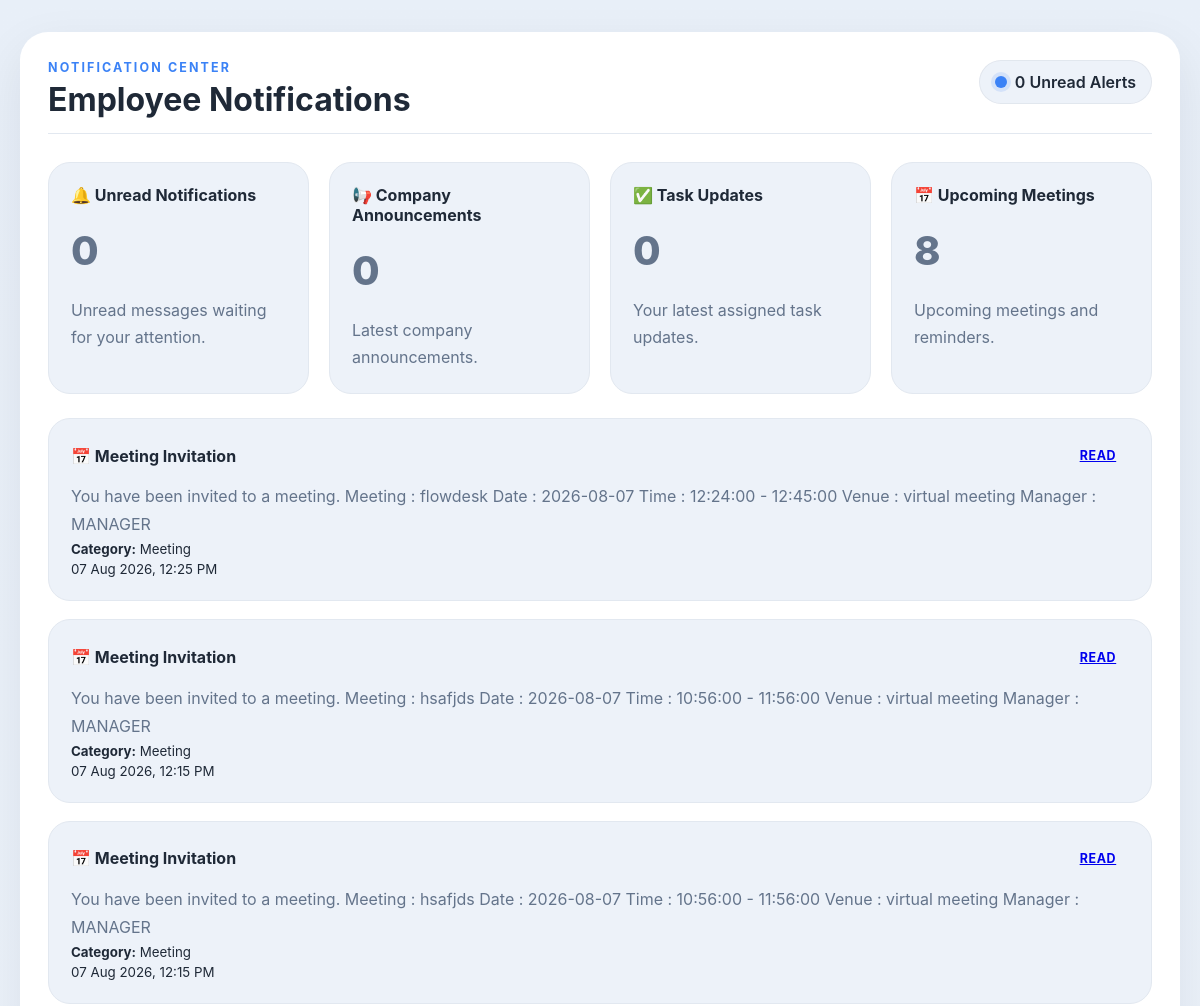
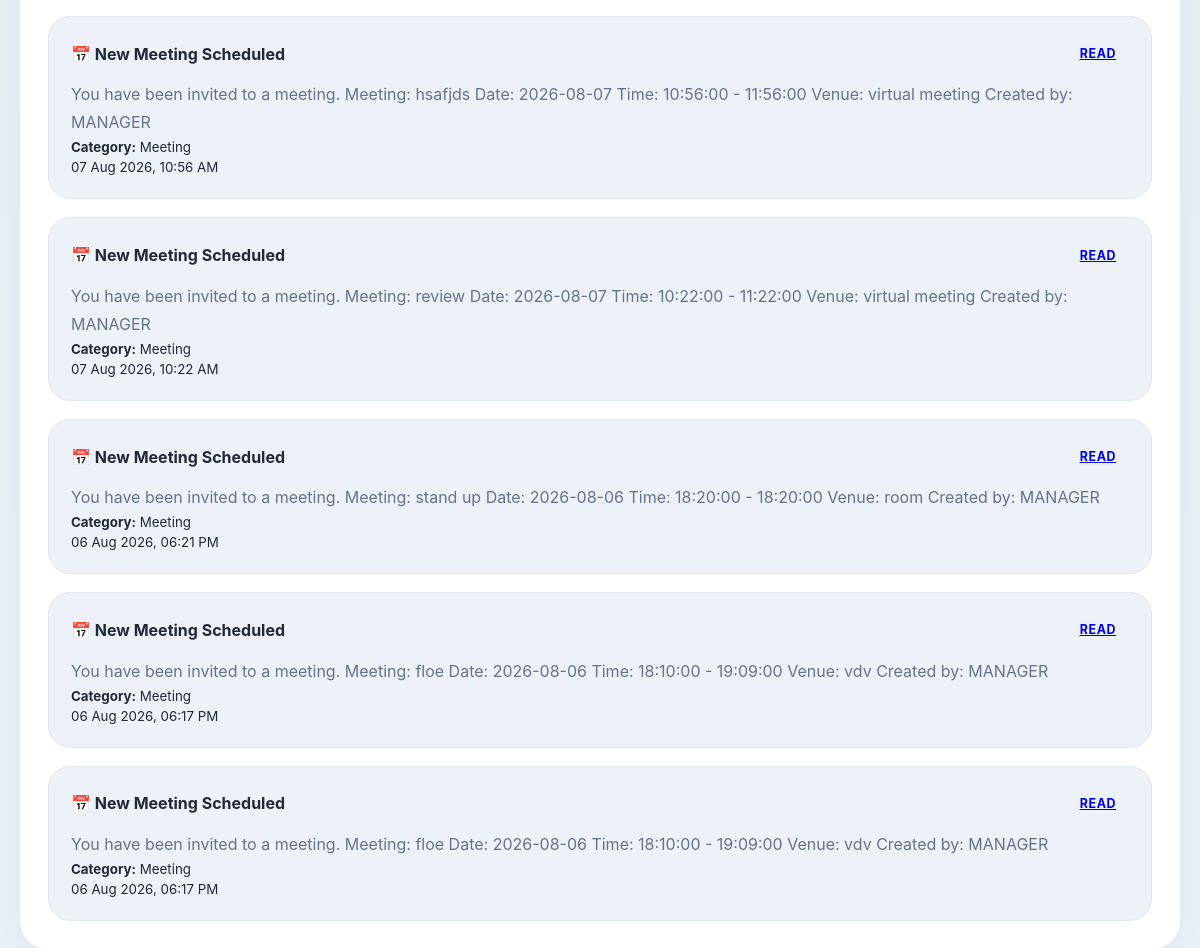
Screenshot of /notifications/ (signed in) with the database file from the repository (2 pictures, top to bottom).
### notifications/models.py (models this page shows, shortened)
class Notification(models.Model):
    NOTIFICATION_TYPES = [
        ("Announcement", "Announcement"),
        ("Task", "Task"),
        ("Meeting", "Meeting"),
        ("Alert", "Alert"),
        ("Leave", "Leave"),
        ("Birthday", "Birthday"),
    ]
    employee = models.ForeignKey(
        Employee,
        on_delete=models.CASCADE,
        related_name="notifications"
    )
    title = models.CharField(max_length=200)
    message = models.TextField()
    notification_type = models.CharField(
        max_length=30,
        choices=NOTIFICATION_TYPES
    )
    schedule = models.ForeignKey(
        Schedule,
        on_delete=models.SET_NULL,
        null=True,
        blank=True
    )
    group = models.ForeignKey(
        Group,
        on_delete=models.SET_NULL,
        null=True,
        blank=True
    )
    is_read = models.BooleanField(default=False)
    created_at = models.DateTimeField(auto_now_add=True)

### notifications/views.py (the view)
@login_required(login_url="login")
def notification_list(request):
    employee = get_object_or_404(
        Employee,
        user=request.user
    )
    notifications = Notification.objects.filter(
        employee=employee
    ).order_by("-created_at")
    notifications.filter(is_read=False).update(is_read=True)
    unread_count = Notification.objects.filter(
        employee=employee,
        is_read=False
    ).count()
    announcement_count = notifications.filter(
        notification_type="Announcement"
    ).count()
    task_count = notifications.filter(
        notification_type="Task"
    ).count()
    meeting_count = notifications.filter(
        notification_type="Meeting"
    ).count()
    context = {
        "notifications": notifications,
        "unread_count": unread_count,
        "announcement_count": announcement_count,
        "task_count": task_count,
        "meeting_count": meeting_count,
    }
    return render(
        request,
        "notifications/notification.html",
        context
    )

### notifications/templates/notifications/notification.html (shortened to what this page needs)
{% load static %}
<!DOCTYPE html>
<html lang="en">
<head>
     <link rel="stylesheet" href="{% static 'notifications/css/style1.css' %}">
</head>
<body>
<div class="notification-shell">
    <header class="hero-bar">
        <div>
            <p class="eyebrow">
                Notification Center
            </p>
            <h1>
                Employee Notifications
            </h1>
        </div>
        <div class="status-pill">
            <span class="status-dot"></span>
            {{ unread_count }} Unread Alerts
        </div>
    </header>
    <section class="overview-grid">
        <article class="overview-card">
            <h2>🔔 Unread Notifications</h2>
            <p class="metric">
                {{ unread_count }}
            </p>
            <p>
                Unread messages waiting for your attention.
            </p>
        </article>
        <article class="overview-card">
            <h2>📢 Company Announcements</h2>
            <p class="metric">
                {{ announcement_count }}
            </p>
            <p>
                Latest company announcements.
            </p>
        </article>
        <article class="overview-card">
            <h2>✅ Task Updates</h2>
            <p class="metric">
                {{ task_count }}
            </p>
            <p>
                Your latest assigned task updates.
            </p>
        </article>
            <article class="overview-card">
                <h2>📅 Upcoming Meetings</h2>
                <p class="metric">
                    {{ meeting_count }}
                </p>
                <p>
                    Upcoming meetings and reminders.
                </p>
            </article>
    </section>
   <section class="notification-list">
{% for notification in notifications %}
{% if notification.notification_type == "Meeting" and notification.meeting %}
<a href="{% url 'teamchat_meeting' notification.meeting.id %}"></a>
    <article class="notification-card meeting-card">
{% else %}
    <article class="notification-card">
{% endif %}
        <div class="card-heading">
            <span>
                {% if notification.notification_type == "Alert" %}
                    ⚠️
                {% elif notification.notification_type == "Announcement" %}
                    📢
                {% elif notification.notification_type == "Task" %}
                    ✅
                {% elif notification.notification_type == "Meeting" %}
                    📅
                {% elif notification.notification_type == "Leave" %}
                    🏖️
                {% elif notification.notification_type == "Birthday" %}
                    🎉
                {% endif %}
                {{ notification.title }}
            </span>
            {% if notification.is_read %}
                <a href="{% url 'notifications:mark_read' notification.id %}" class="pill">
                    READ
                </a>
            {% else %}
                <span class="pill alert-pill">NEW</span>
            {% endif %}
        </div>
        <p>{{ notification.message }}</p>
        <small>
            <strong>Category:</strong>
            {{ notification.notification_type }}
        </small>
        <br>
        <small>
            {{ notification.created_at|date:"d M Y, h:i A" }}
        </small>
    </article>
{% empty %}
<article class="notification-card">
    <h3>No Notifications Available</h3>
    <p>There are no notifications for your account.</p>
</article>
{% endfor %}
</section>
</div>
</body>
</html>

### notifications/static/notifications/css/style1.css (style rules this page uses)
:root { --bg: #f3f7fb; --surface: #ffffff; --surface-strong: #edf2f9; --text: #1f2937; --muted: #64748b; --accent: #3b82f6; --accent-soft: #e0f2fe; --success: #16a34a; --warning: #f59e0b; --danger: #dc2626; --shadow: 0 18px 50px rgba(15, 23, 42, 0.08); }
* { box-sizing: border-box; }
body { margin: 0; font-family: Inter, system-ui, -apple-system, BlinkMacSystemFont, "Segoe UI", sans-serif; background: linear-gradient(180deg, #e8eff8 0%, #eef4fb 100%); color: var(--text); }
.notification-shell { width: min(1160px, calc(100% - 32px)); margin: 32px auto; padding: 28px; background: var(--surface); border-radius: 28px; box-shadow: var(--shadow); }
.hero-bar { display: flex; justify-content: space-between; align-items: flex-start; gap: 1rem; padding-bottom: 1rem; border-bottom: 1px solid #e2e8f0; }
.eyebrow { margin: 0 0 8px; text-transform: uppercase; letter-spacing: 0.17em; font-size: 0.78rem; color: var(--accent); font-weight: 700; }
.hero-bar h1 { margin: 0; font-size: clamp(2rem, 2.6vw, 2.8rem); line-height: 1.05; }
.status-pill { display: inline-flex; align-items: center; gap: 0.5rem; padding: 0.75rem 1rem; border-radius: 999px; background: var(--surface-strong); color: var(--text); font-weight: 600; box-shadow: inset 0 0 0 1px rgba(15, 23, 42, 0.05); }
.status-dot { width: 0.75rem; height: 0.75rem; border-radius: 50%; background: var(--accent); box-shadow: 0 0 0 4px rgba(59, 130, 246, 0.14); }
.overview-grid { display: grid; grid-template-columns: repeat(4, minmax(0, 1fr)); gap: 20px; margin: 28px 0 24px; }
.overview-card { padding: 22px; background: var(--surface-strong); border-radius: 22px; border: 1px solid #e2e8f0; transition: transform 160ms ease, border-color 160ms ease, box-shadow 160ms ease; }
.overview-card h2 { margin: 0 0 12px; font-size: 1rem; }
.metric { margin: 0; font-size: 2.5rem; font-weight: 800; color: var(--text); }
.overview-card p { margin: 12px 0 0; color: var(--muted); line-height: 1.7; }
.notification-list { display: grid; gap: 18px; }
.notification-card { padding: 22px; border-radius: 22px; background: var(--surface-strong); border: 1px solid #e2e8f0; transition: transform 160ms ease, box-shadow 160ms ease, border-color 160ms ease; }
.card-heading { display: flex; justify-content: space-between; align-items: center; gap: 1rem; margin-bottom: 12px; font-weight: 700; }
.pill { display: inline-flex; align-items: center; justify-content: center; padding: 0.45rem 0.8rem; border-radius: 999px; font-size: 0.78rem; font-weight: 700; text-transform: uppercase; letter-spacing: 0.05em; }
.notification-card p { margin: 0; color: var(--muted); line-height: 1.75; }

### rows the page displays
Notification: title "Meeting Invitation", is_read "READ", message "You have been invited to a meeting. Meeting : flowdesk Date : 2026-08-07 Time : 12:24:00 - 12:45:00 Venue : virtual meeting Manager : MANAGER", notification_type "Meeting", created_at "07 Aug 2026, 12:25 PM"
Notification: title "Meeting Invitation", is_read "READ", message "You have been invited to a meeting. Meeting : hsafjds Date : 2026-08-07 Time : 10:56:00 - 11:56:00 Venue : virtual meeting Manager : MANAGER", notification_type "Meeting", created_at "07 Aug 2026, 12:15 PM"
Notification: title "Meeting Invitation", is_read "READ", message "You have been invited to a meeting. Meeting : hsafjds Date : 2026-08-07 Time : 10:56:00 - 11:56:00 Venue : virtual meeting Manager : MANAGER", notification_type "Meeting", created_at "07 Aug 2026, 12:15 PM"
Notification: title "New Meeting Scheduled", is_read "READ", message "You have been invited to a meeting. Meeting: hsafjds Date: 2026-08-07 Time: 10:56:00 - 11:56:00 Venue: virtual meeting Created by: MANAGER", notification_type "Meeting", created_at "07 Aug 2026, 10:56 AM"
Notification: title "New Meeting Scheduled", is_read "READ", message "You have been invited to a meeting. Meeting: review Date: 2026-08-07 Time: 10:22:00 - 11:22:00 Venue: virtual meeting Created by: MANAGER", notification_type "Meeting", created_at "07 Aug 2026, 10:22 AM"
Notification: title "New Meeting Scheduled", is_read "READ", message "You have been invited to a meeting. Meeting: stand up Date: 2026-08-06 Time: 18:20:00 - 18:20:00 Venue: room Created by: MANAGER", notification_type "Meeting", created_at "06 Aug 2026, 06:21 PM"
Notification: title "New Meeting Scheduled", is_read "READ", message "You have been invited to a meeting. Meeting: floe Date: 2026-08-06 Time: 18:10:00 - 19:09:00 Venue: vdv Created by: MANAGER", notification_type "Meeting", created_at "06 Aug 2026, 06:17 PM"
Notification: title "New Meeting Scheduled", is_read "READ", message "You have been invited to a meeting. Meeting: floe Date: 2026-08-06 Time: 18:10:00 - 19:09:00 Venue: vdv Created by: MANAGER", notification_type "Meeting", created_at "06 Aug 2026, 06:17 PM"

### other values shown
{{ unread_count }} "0"
{{ announcement_count }} "0"
{{ task_count }} "0"
{{ meeting_count }} "8"
